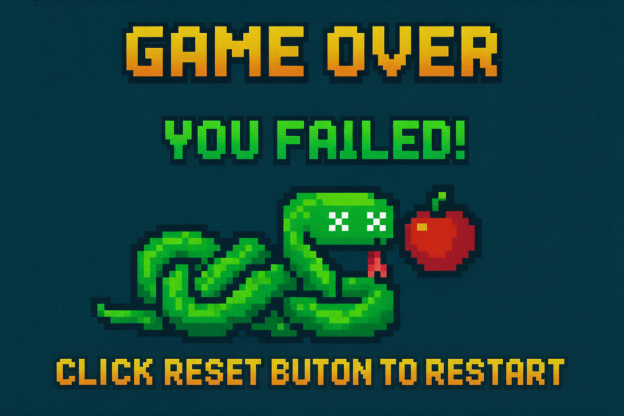
#> input picture Snake_game/assets/gameover.png, 1248 x 832 px, found by its file name (shown at 1/2 size)
$ python ImageToAddr.py
#> lines starting #> are read from the running program, lines starting #| are printed output that depends on the picture
from PIL import Image
import os

# Parameters
input_image = "assets/gameover.png"       # Input file
output_mem = "assets/gameover.mem"          # Output file
target_width, target_height = 160, 120

# Open, resize, and convert to RGB
img = Image.open(input_image).resize((target_width, target_height)).convert("RGB")
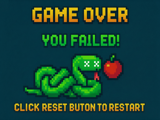
#> img: PIL image 160x120 RGB; mean R, G, B 24.1, 69.2, 56.2
img.show()

with open(output_mem, "w") as f:
    for y in range(target_height):
        for x in range(target_width):
            r, g, b = img.getpixel((x, y))

            # Convert 8-bit → 4-bit by shifting right
            r4 = r >> 4
            g4 = g >> 4
            b4 = b >> 4

            # Pack into 12-bit RGB (0xRGB)
            pixel_12bit = (r4 << 8) | (g4 << 4) | b4

            # Write as 3-digit hex (e.g., "f34")
            f.write(f"{pixel_12bit:03x}\n")
